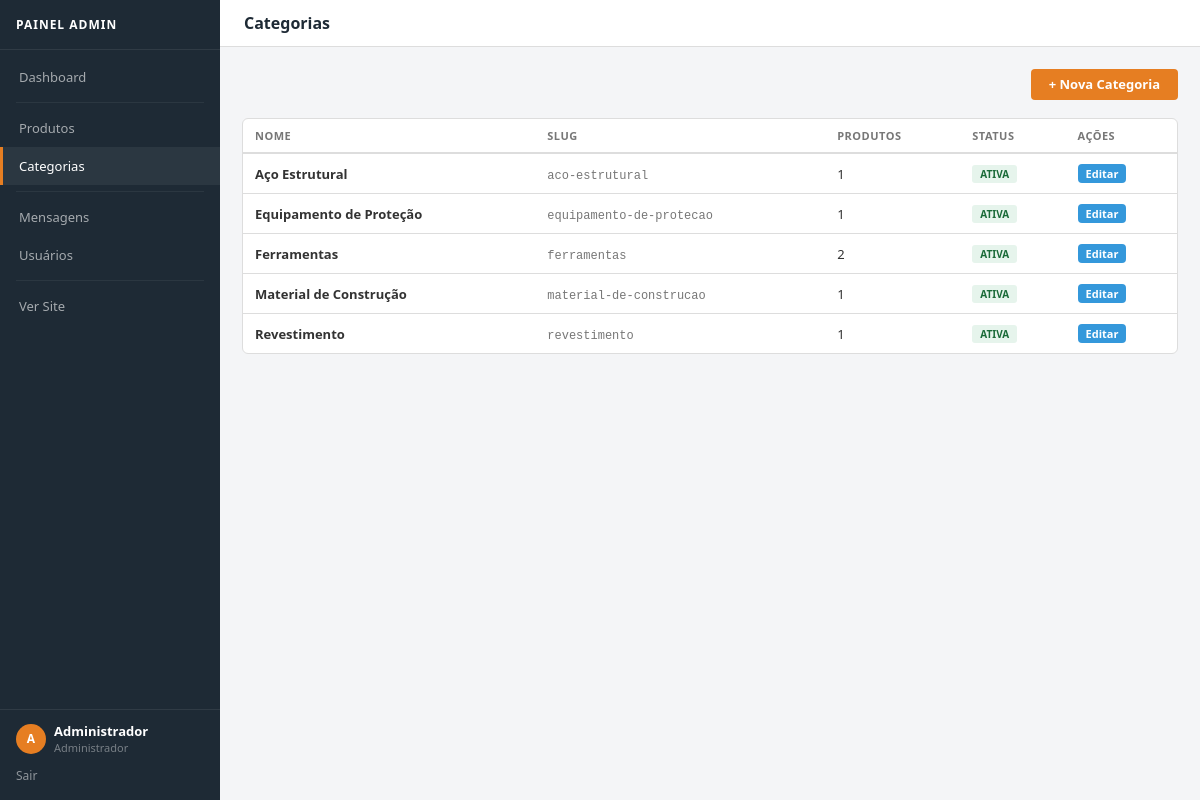
/admin/categorias.php (signed in), run on the app's committed database.
### tables this page shows
CREATE TABLE IF NOT EXISTS `categories` (
  `id` INT AUTO_INCREMENT PRIMARY KEY,
  `name` VARCHAR(100) NOT NULL,
  `slug` VARCHAR(100) UNIQUE NOT NULL,
  `active` TINYINT(1) DEFAULT 1,
  `created_at` TIMESTAMP DEFAULT CURRENT_TIMESTAMP
);

### includes/functions.php (called while the page is built, shortened)
<?php
function e(string $str): string
{
    return htmlspecialchars($str, ENT_QUOTES, 'UTF-8');
}

### admin/categorias.php (the view, shortened to what this page needs)
<?php
require_once __DIR__ . '/../includes/db.php';
require_once __DIR__ . '/../includes/functions.php';
$categories = $pdo->query(
    "SELECT c.*, COUNT(p.id) AS product_count
     FROM categories c
     LEFT JOIN products p ON p.category_id = c.id
     GROUP BY c.id ORDER BY c.name"
)->fetchAll();
include __DIR__ . '/includes/header.php';
?>
<div style="text-align:right;margin-bottom:18px">
    <button class="btn btn-pr btn-lg" onclick="openNew()">+ Nova Categoria</button>
</div>
<div class="card">
    <div class="tbl-wrap">
        <?php if($categories): ?>
        <table>
            <thead>
                <tr><th>Nome</th><th>Slug</th><th>Produtos</th><th>Status</th><th>Ações</th></tr>
            </thead>
            <tbody>
            <?php foreach($categories as $cat): ?>
            <tr>
                <td><strong><?= e($cat['name']) ?></strong></td>
                <td><code style="font-size:12px;color:var(--tx2)"><?= e($cat['slug']) ?></code></td>
                <td><?= $cat['product_count'] ?></td>
                <td>
                    <?php if($cat['active']): ?>
                        <span class="badge b-ok">Ativa</span>
                    <?php else: ?>
                        <span class="badge b-ng">Inativa</span>
                    <?php endif; ?>
                </td>
                <td>
                    <button class="btn btn-in btn-sm" onclick='editCat(<?= json_encode($cat,JSON_HEX_APOS) ?>)'>Editar</button>
                </td>
            </tr>
            <?php endforeach; ?>
            </tbody>
        </table>
        <?php else: ?>
        <div class="empty"><p>Nenhuma categoria cadastrada.</p></div>
        <?php endif; ?>
    </div>
</div>
<?php include __DIR__ . '/includes/footer.php'; ?>

### admin/admin.css (style rules this page uses)
:root { --sb: #1e2a35; --ac: #e67e22; --ac2: #d35400; --tx: #333; --tx2: #777; --bg: #f4f5f7; --wh: #fff; --bd: #ddd; --ok: #27ae60; --ng: #e74c3c; --wn: #f39c12; --in: #3498db; }
* { box-sizing:border-box;margin:0;padding:0 }
body { font-family:system-ui,-apple-system,sans-serif;background:var(--bg);color:var(--tx);display:flex;min-height:100vh;font-size:14px }
.card { background:var(--wh);border:1px solid var(--bd);border-radius:6px;margin-bottom:18px;overflow:hidden }
.tbl-wrap { overflow-x:auto }
table { width:100%;border-collapse:collapse }
thead th { padding:9px 12px;text-align:left;font-size:11px;font-weight:700;text-transform:uppercase;letter-spacing:.5px;color:var(--tx2);border-bottom:2px solid var(--bd) }
tbody td { padding:10px 12px;font-size:13px;border-bottom:1px solid var(--bd);vertical-align:middle }
tbody tr:last-child td { border-bottom:none }
.badge { display:inline-block;padding:2px 8px;border-radius:3px;font-size:10px;font-weight:700;text-transform:uppercase;white-space:nowrap }
.b-ok { background:#e6f4ec;color:#1a6b38 }
.btn { display:inline-flex;align-items:center;gap:4px;padding:7px 13px;border-radius:4px;font-size:12px;font-weight:600;font-family:inherit;border:none;cursor:pointer;text-decoration:none;transition:background .15s;white-space:nowrap;line-height:1 }
.btn-pr { background:var(--ac);color:#fff }
.btn-in { background:var(--in);color:#fff }
.btn-sm { padding:4px 8px;font-size:11px }
.btn-lg { padding:9px 18px;font-size:13px }

### data on the page
categories: name "Aço Estrutural", slug "aco-estrutural", product_count "1", active "ATIVA"
categories: name "Equipamento de Proteção", slug "equipamento-de-protecao", product_count "1", active "ATIVA"
categories: name "Ferramentas", slug "ferramentas", product_count "2", active "ATIVA"
categories: name "Material de Construção", slug "material-de-construcao", product_count "1", active "ATIVA"
categories: name "Revestimento", slug "revestimento", product_count "1", active "ATIVA"

### other printed values
mb_substr($_SESSION['user_name']??'A',0,1) "A"
$_SESSION['user_name'] "Administrador"
$page_title "Categorias"
